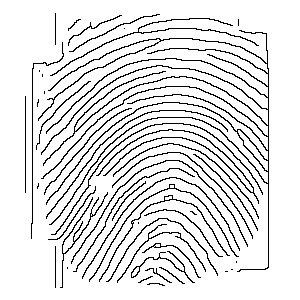
#> input picture extractor/skeletonizedImg.png, 300 x 300 px
$ python -i skeletonizer.py   (imports and definitions only)
#> lines starting #> are read from the running program, lines starting #| are printed output that depends on the picture; after the words box and inside, x2 and y2 are one past the last pixel; in counts of white or black regions, pixels touching at a corner belong together
#> `picture = cv2.imread('skeletonizedImg.png', cv2.IMREAD_GRAYSCALE)`: picture: shape (300, 300); 88.9% white; black in thin lines or dots, all inside (x1, y1, x2, y2) = (25, 13, 269, 288)
import cv2
import numpy as np

from skimage.morphology import skeletonize

class Skeletonizer(object):
    @staticmethod
    def skeletonize(img):
        kernel = np.ones((1, 1), np.uint8)
        opening = cv2.morphologyEx(img, cv2.MORPH_OPEN, kernel)
        blur = cv2.GaussianBlur(opening, (1, 1), 0)
        ret3, th4 = cv2.threshold(blur, 0, 255, cv2.THRESH_BINARY + cv2.THRESH_OTSU)
#> ret3 = 0
        th4[th4 == 255] = 1
        skel = skeletonize(th4)
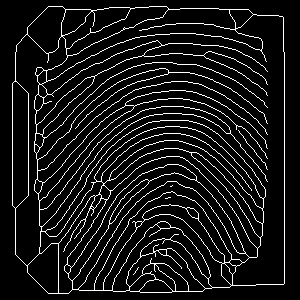
#> skel: shape (300, 300) bool; 9.1% white in thin lines or dots, all inside (x1, y1, x2, y2) = (12, 6, 285, 294)

        skel2 = np.ones(skel.shape, np.uint8)
        w, h = skel.shape
#> w = 300; h = 300
        for i in range(w):
            for j in range(h):
                if (skel[i][j]):
                    skel2[i][j] = 0
                else:
                    skel2[i][j] = 255

        return skel2

>>> import cv2
>>> picture = cv2.imread('skeletonizedImg.png', cv2.IMREAD_GRAYSCALE)
>>> result = Skeletonizer().skeletonize(picture)
